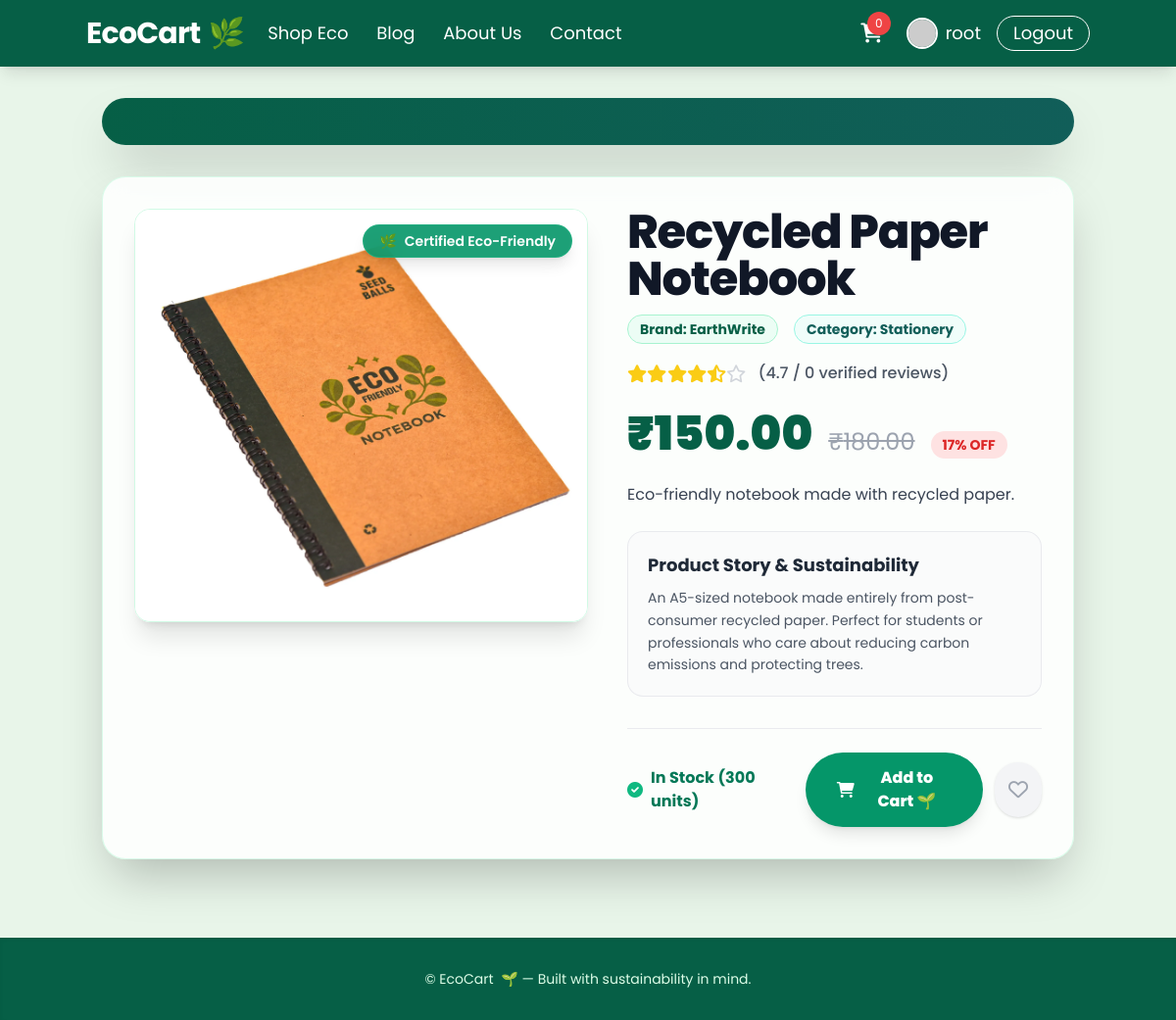
The page /products/5/ (signed in) on the database its author committed.
### accounts/models.py (models this page shows, shortened)
class CustomUser(AbstractUser):
    email = models.EmailField(unique=True)
    phone = models.CharField(max_length=15, blank=True, verbose_name="Phone Number")
    GENDER_CHOICES = [
        ('M', 'Male'),
        ('F', 'Female'),
        ('O', 'Other'),
    ]
    gender = models.CharField(max_length=1, choices=GENDER_CHOICES, blank=True)
    profile_picture = models.ImageField(upload_to='profile_pics/', blank=True, null=True, default='default.jpg')
    bio = models.TextField(blank=True, null=True, verbose_name="Biography")
    address = models.CharField(max_length=255, blank=True, null=True, verbose_name="Shipping Address")

### products/models.py (models this page shows, shortened)
class Product(models.Model):
    name = models.CharField(max_length=255)
    brand = models.CharField(max_length=100, blank=True, null=True)
    category = models.ForeignKey(Category, on_delete=models.SET_NULL, null=True, related_name='products')
    image = models.ImageField(upload_to='products/', blank=True, null=True)
    price = models.DecimalField(max_digits=10, decimal_places=2)
    original_price = models.DecimalField(max_digits=10, decimal_places=2, blank=True, null=True)
    short_description = models.CharField(max_length=255)
    long_description = models.TextField(blank=True, null=True)
    rating = models.DecimalField(max_digits=2, decimal_places=1, default=0.0)
    review_count = models.PositiveIntegerField(default=0)
    is_eco_friendly = models.BooleanField(default=False)
    eco_impact_statement = models.TextField(blank=True, null=True, help_text="e.g., 'This product helps reduce carbon footprint.'")
    plastic_saved_kg = models.DecimalField(max_digits=5, decimal_places=2, blank=True, null=True, help_text="e.g., '3.50' kg of plastic saved per item.")
    stock = models.PositiveIntegerField(default=0)
    created_at = models.DateTimeField(auto_now_add=True)
    updated_at = models.DateTimeField(auto_now=True)
    class Meta:
        ordering = ['-created_at']
    @property
    def is_discounted(self):
        return self.original_price and self.price < self.original_price
    @property
    def discount_percentage(self):
        if self.is_discounted:
            return round(((self.original_price - self.price) / self.original_price) * 100)
        return 0
    @property
    def get_stars_full(self):
        return int(self.rating)
    @property
    def get_stars_half(self):
        return 1 if (self.rating - self.get_stars_full) >= 0.5 else 0
    @property
    def get_stars_empty(self):
        return 5 - self.get_stars_full - self.get_stars_half

class Category(models.Model):
    name = models.CharField(max_length=100, unique=True)
    slug = models.SlugField(max_length=100, unique=True, blank=True)
    class Meta:
        verbose_name_plural = "Categories"

### products/views.py (the view)
# urls.py: path('<int:pk>/', views.product_detail_view, name='detail'), # Product detail view
def product_detail_view(request, pk):
    product = get_object_or_404(Product, pk=pk)
    return render(request, 'products/product_detail.html', {'product': product})

### products/templates/products/product_detail.html (shortened to what this page needs)
{% load static %}
<!DOCTYPE html>
<html lang="en">
<head>
    <script src="https://cdn.tailwindcss.com"></script>
    <link rel="stylesheet" href="https://cdnjs.cloudflare.com/ajax/libs/font-awesome/6.0.0-beta3/css/all.min.css">
    <link rel="stylesheet" href="{% static 'products/css/product.css' %}">
</head>
<body class="min-h-screen flex flex-col">
    <header id="main-navbar" class="bg-emerald-800 p-4 shadow-lg sticky top-0 z-40 transition-all duration-300 ease-in-out">
        <div class="container mx-auto flex items-center justify-between flex-wrap">
            <a href="{% url 'accounts:home' %}" class="flex items-center flex-shrink-0 text-white mr-6">
                <span class="font-bold text-3xl tracking-tight text-white flex items-center">
                    EcoCart <span class="ml-2 text-green-300">🌿</span>
                </span>
            </a>
            <div id="nav-content" class="w-full block flex-grow lg:flex lg:items-center lg:w-auto hidden">
                <div class="text-lg lg:flex-grow">
                    <a href="{% url 'products:list' %}" class="block mt-4 lg:inline-block lg:mt-0 text-white hover:text-green-200 mr-6 transition duration-300 ease-in-out">
                        Shop Eco
                    </a>
                    <a href="{% url 'accounts:blog' %}" class="block mt-4 lg:inline-block lg:mt-0 text-white hover:text-green-200 mr-6 transition duration-300 ease-in-out">
                        Blog
                    </a>
                    <a href="{% url 'accounts:about_us' %}" class="block mt-4 lg:inline-block lg:mt-0 text-white hover:text-green-200 mr-6 transition duration-300 ease-in-out">
                        About Us
                    </a>
                    <a href="{% url 'accounts:contact' %}" class="block mt-4 lg:inline-block lg:mt-0 text-white hover:text-green-200 transition duration-300 ease-in-out">
                        Contact
                    </a>
                </div>
                <div class="flex items-center">
                    <a href="{% url 'accounts:cart_detail' %}" class="text-white text-xl relative mr-6 mt-4 lg:mt-0">
                        <span id="cart-count" class="absolute -top-2 -right-2 bg-red-500 text-white text-xs rounded-full px-2 py-1">0</span>
                    </a>
                    {% if user.is_authenticated %}
                        <a href="{% url 'accounts:profile' %}" class="flex items-center text-white text-lg hover:text-green-200 transition duration-300 ease-in-out mr-4 mt-4 lg:mt-0">
                            <img src="{% if user.profile_picture and user.profile_picture.name != 'default.jpg' %}{{ user.profile_picture.url }}{% else %}https://ui-avatars.com/api/?name={{ user.username }}&background=059669&color=fff{% endif %}"
                                 onerror="this.onerror=null; this.src='https://ui-avatars.com/api/?name={{ user.username }}&background=059669&color=fff';"
                                 alt="{{ user.username }} Profile Picture"
                                 class="w-8 h-8 rounded-full border-2 border-white object-cover mr-2">
                            <span class="hidden sm:inline">{{ user.username }}</span>
                        </a>
                        <a href="{% url 'accounts:logout' %}" class="inline-block text-lg px-4 py-2 leading-none border border-white rounded-full text-white hover:bg-white hover:text-emerald-800 mt-4 lg:mt-0 transition duration-300 ease-in-out">
                            Logout
                        </a>
                    {% endif %}
                </div>
            </div>
        </div>
    </header>
    <main class="flex-grow container mx-auto px-4 py-8 relative z-10">
        <div class="bg-gradient-to-r from-emerald-800 to-teal-800 text-white rounded-3xl p-6 mb-8 shadow-2xl relative overflow-hidden text-center">
        </div>
        <div class="bg-white/85 backdrop-blur-md rounded-3xl border border-emerald-100/80 shadow-2xl p-8 mb-12 flex flex-col lg:flex-row items-start gap-10">
            <div class="w-full lg:w-1/2 flex-shrink-0 relative group">
                <div class="overflow-hidden rounded-2xl shadow-xl bg-emerald-50/50 border border-emerald-100">
                    <img src="{% if product.image %}{{ product.image.url }}{% else %}{% static 'products/images/placeholder.jpg' %}{% endif %}"
                         onerror="this.onerror=null; this.src='{% static 'products/images/placeholder.jpg' %}';"
                         alt="{{ product.name }}"
                         class="w-full h-[420px] object-cover transform group-hover:scale-105 transition-transform duration-700 ease-out">
                </div>
                {% if product.is_eco_friendly %}
                    <div class="absolute top-4 right-4 bg-emerald-600/90 backdrop-blur-md text-white text-sm font-semibold px-4 py-1.5 rounded-full shadow-lg border border-emerald-400/30 flex items-center gap-2">
                        <span class="animate-bounce">🌿</span> Certified Eco-Friendly
                    </div>
                {% endif %}
            </div>
            <div class="w-full lg:w-1/2 flex flex-col justify-between">
                <div>
                    <h1 class="text-3xl md:text-5xl font-extrabold text-gray-900 mb-3 tracking-tight">{{ product.name }}</h1>
                    <div class="flex flex-wrap items-center gap-4 text-sm mb-4 text-gray-600">
                        {% if product.brand %}<span class="bg-emerald-50 text-emerald-800 font-bold px-3 py-1 rounded-full border border-emerald-200">Brand: {{ product.brand }}</span>{% endif %}
                        {% if product.category %}<span class="bg-teal-50 text-teal-800 font-bold px-3 py-1 rounded-full border border-teal-200">Category: {{ product.category.name }}</span>{% endif %}
                    </div>
                    <div class="flex items-center mb-6">
                        {% for _ in "x"|ljust:product.get_stars_full %}<i class="fas fa-star text-yellow-400 text-lg star-icon"></i>{% endfor %}
                        {% if product.get_stars_half %}<i class="fas fa-star-half-alt text-yellow-400 text-lg star-icon"></i>{% endif %}
                        {% for _ in "x"|ljust:product.get_stars_empty %}<i class="far fa-star text-gray-300 text-lg star-icon"></i>{% endfor %}
                        <span class="ml-3 text-gray-600 font-medium">({{ product.rating|floatformat:1 }} / {{ product.review_count }} verified reviews)</span>
                    </div>
                    <div class="flex items-baseline mb-6">
                        <span class="text-4xl md:text-5xl font-black text-emerald-800">₹{{ product.price|floatformat:2 }}</span>
                        {% if product.is_discounted %}
                            <span class="text-gray-400 line-through text-2xl ml-4">₹{{ product.original_price|floatformat:2 }}</span>
                            <span class="ml-4 bg-red-100 text-red-600 font-bold text-sm px-3 py-1 rounded-full">{{ product.discount_percentage }}% OFF</span>
                        {% endif %}
                    </div>
                    <p class="text-gray-700 text-base leading-relaxed mb-6">{{ product.short_description }}</p>
                    {% if product.long_description %}
                        <div class="bg-gray-50/80 p-5 rounded-2xl border border-gray-200/80 mb-6">
                            <h3 class="text-lg font-bold text-gray-800 mb-2">Product Story & Sustainability</h3>
                            <p class="text-gray-600 text-sm leading-relaxed">{{ product.long_description|linebreaksbr }}</p>
                        </div>
                    {% endif %}
                </div>
                <div class="border-t border-gray-200/80 pt-6 mt-2">
                    <div class="flex flex-col sm:flex-row items-center justify-between gap-4">
                        <div>
                            {% if product.stock > 0 %}
                                <p class="text-emerald-700 font-bold text-base flex items-center"><i class="fas fa-check-circle mr-2 text-emerald-500"></i> In Stock ({{ product.stock }} units)</p>
                            {% else %}
                                <p class="text-red-600 font-bold text-base"><i class="fas fa-times-circle mr-2"></i> Currently Out of Stock</p>
                            {% endif %}
                        </div>
                        <div class="flex items-center gap-3 w-full sm:w-auto">
                            <button class="add-to-cart-btn flex-grow sm:flex-grow-0 bg-emerald-600 hover:bg-emerald-700 text-white font-extrabold py-3.5 px-8 rounded-full shadow-lg hover:shadow-xl transition-all duration-300 transform hover:scale-105 active:scale-95 flex items-center justify-center gap-2 text-base"
                                    data-product-id="{{ product.id }}"
                                    data-product-name="{{ product.name }}"
                                    data-product-price="{{ product.price }}"
                                    data-product-image-url="{% if product.image %}{{ product.image.url }}{% else %}{% static 'products/images/placeholder.jpg' %}{% endif %}"
                                    onclick="event.preventDefault(); event.stopPropagation(); addToCart(this);"
                                    {% if product.stock == 0 %}disabled{% endif %}>
                                <i class="fas fa-shopping-cart"></i> Add to Cart 🌱
                            </button>
                            <button class="wishlist-icon bg-gray-100 hover:bg-red-50 text-gray-400 hover:text-red-500 p-3.5 rounded-full shadow transition-all duration-200 flex items-center justify-center" data-product-id="{{ product.id }}" title="Add to Wishlist">
                                <i class="far fa-heart text-xl"></i>
                            </button>
                        </div>
                    </div>
                </div>
            </div>
        </div>
    </main>
    <footer class="bg-emerald-800 text-green-100 py-8 text-center shadow-inner mt-auto">
        <div class="container mx-auto px-4">
            <div class="text-sm">
                &copy; {{ "now"|date:"Y" }} EcoCart <span class="ml-1">🌱</span> — Built with sustainability in mind.
            </div>
        </div>
    </footer>
</body>
</html>

### products/static/products/css/product.css (style rules this page uses)
body { font-family: 'Poppins', sans-serif; background-color: #E8F5E9; margin: 0; padding: 0; }

### products/templates/products/product_detail.html (style rules this page uses)
:root { --color-primary-lightest: #E8F5E9; --color-primary-medium: #A5D6A7; --color-primary-dark: #66BB6A; --color-emerald-800: #065F46; --color-emerald-600: #059669; }
body { font-family: 'Poppins', sans-serif; @apply bg-gray-50 text-gray-800; }
.wishlist-icon { cursor: pointer; color: #ccc; transition: color 0.2s ease-in-out, transform 0.2s ease-in-out; }
.star-icon { animation: popIn 0.3s ease-out forwards; display: inline-block; }
.add-to-cart-btn { transition: all 0.2s ease-in-out; }

### rows shown on the page
CustomUser: username "root"
Product: image (picture), name "Recycled Paper Notebook", brand "EarthWrite", category.name "Stationery", rating "4.7", review_count "0", price "150.00", original_price "180.00", discount_percentage "17", short_description "Eco-friendly notebook made with recycled paper.", long_description "An A5-sized notebook made entirely from post-consumer recycled paper. Perfect for students or professionals who care about reducing carbon emissions and protecting trees.", stock "300"
